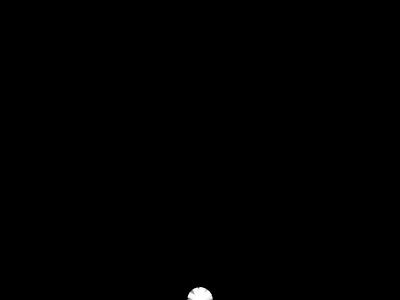
Frame 1 (no input)
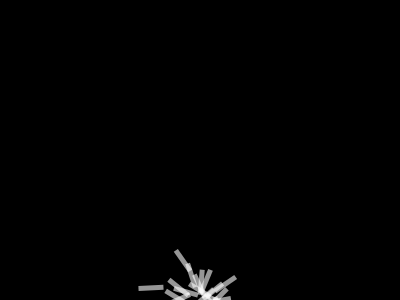
Frame 60 (no input)
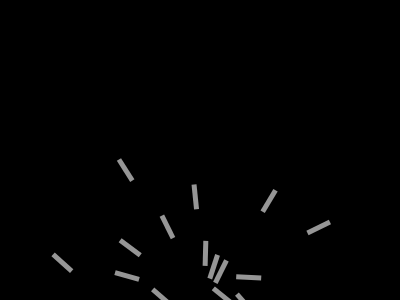
Frame 120 (the mouse pressed at the canvas centre since frame 60)

The p5.js sketch that drew these frames (run headless with seeded random() and noise() and a simulated clock; from frame 60 on, the mouse is pressed at the canvas centre):

// p5.js sketch
// ── sketch.js
var population;
var lifespan = 200;
var lifeP;
var count = 0;
function setup(){
    createCanvas(400, 300);
    population = new Population();
    lifeP = createP();
    //rocket = new Rocket();
}


function draw(){
    background(0);
    population.run();
    lifeP.html(count);//lifeP.;
    count++;
}

function Population(){
    this.rockets = [];
    this.popsize = 25;

    for(let i = 0; i < this.popsize; i++)
    {
        this.rockets[i] = new Rocket();
    }

    this.run = function(){
        for(let i = 0; i < this.popsize; i++)
        {
            this.rockets[i].update();
            this.rockets[i].show();
        }
        
    }
}

function DNA(){
    this.genes = [];
    for(var i = 0; i<lifespan; i++){
        this.genes[i] = p5.Vector.random2D();
        this.genes[i].setMag(0.1);
    }
}


function Rocket(){
    this.pos = createVector(width/2, height);
    this.vel = createVector();
    this.acc = createVector();
    this.dna = new DNA();
    

    this.applyForce = function(force){ //the physics stuff
        this.acc.add(force);
    }

    this.update = function(){
        this.applyForce(this.dna.genes[count]);
        
        this.vel.add(this.acc);
        this.pos.add(this.vel);
        this.acc.mult(0);
    }
    
    this.show = function(){
        push();
        noStroke();
        fill(255, 150);
        translate(this.pos.x, this.pos.y);
        rotate(this.vel.heading()); //heading() fxn gives angle of direction of vector
        rectMode(CENTER);
        rect(0, 0, 25, 5);
        
        pop();
    }
    
}
// ── population.js
function Population() {
  // Array of rockets
  this.rockets = [];
  // Amount of rockets
  this.popsize = 25;
  // Amount parent rocket partners
  this.matingpool = [];

  // Associates a rocket to an array index
  for (var i = 0; i < this.popsize; i++) {
    this.rockets[i] = new Rocket();
  }

  this.evaluate = function() {
    var maxfit = 0;
    // Iterate through all rockets and calcultes their fitness
    for (var i = 0; i < this.popsize; i++) {
      // Calculates fitness
      this.rockets[i].calcFitness();
      // If current fitness is greater than max, then make max equal to current
      if (this.rockets[i].fitness > maxfit) {
        maxfit = this.rockets[i].fitness;
      }
    }
    // Normalises fitnesses
    for (var i = 0; i < this.popsize; i++) {
      this.rockets[i].fitness /= maxfit;
    }

    this.matingpool = [];
    // Take rockets fitness make in to scale of 1 to 100
    // A rocket with high fitness will highly likely will be in the mating pool
    for (var i = 0; i < this.popsize; i++) {
      var n = this.rockets[i].fitness * 100;
      for (var j = 0; j < n; j++) {
        this.matingpool.push(this.rockets[i]);
      }
    }
  };
  // Selects appropriate genes for child
  this.selection = function() {
    var newRockets = [];
    for (var i = 0; i < this.rockets.length; i++) {
      // Picks random dna
      var parentA = random(this.matingpool).dna;
      var parentB = random(this.matingpool).dna;
      // Creates child by using crossover function
      var child = parentA.crossover(parentB);
      child.mutation();
      // Creates new rocket with child dna
      newRockets[i] = new Rocket(child);
    }
    // This instance of rockets are the new rockets
    this.rockets = newRockets;
  };

  // Calls for update and show functions
  this.run = function() {
    for (var i = 0; i < this.popsize; i++) {
      this.rockets[i].update();
      // Displays rockets to screen
      this.rockets[i].show();
    }
  };
}
